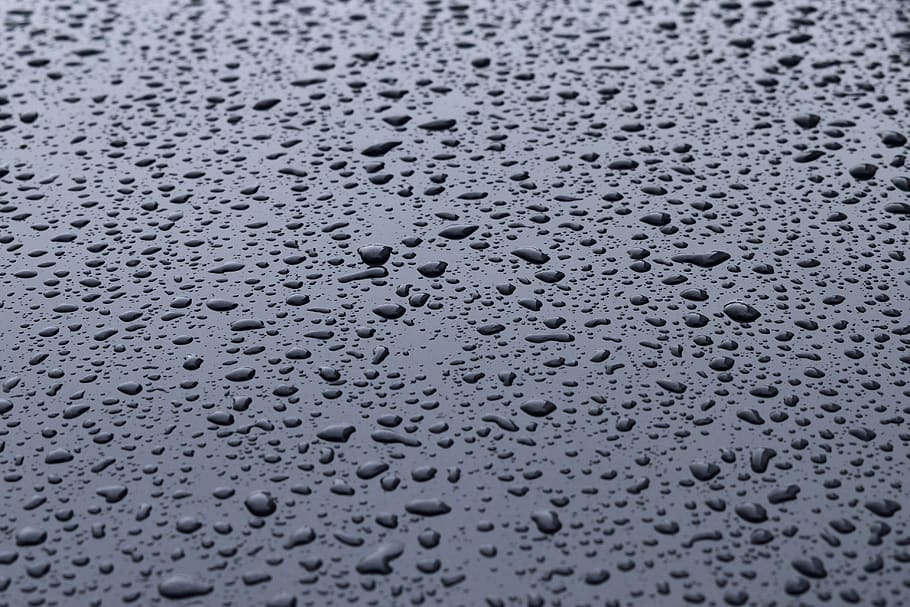
#> input picture sample-wallpaper-abstract-structure.jpg, 910 x 607 px
$ jupyter execute Image_Bandpass_Filter.ipynb
#> lines starting #> are read from the running program, lines starting #| are printed output that depends on the picture
[cell 1]
from skimage import io
from skimage.filters import difference_of_gaussians, threshold_otsu
from skimage.draw import line
from matplotlib import pyplot as plt

# Loading an image file as gray scale
img = io.imread('sample-wallpaper-abstract-structure.jpg')[:,:,0]
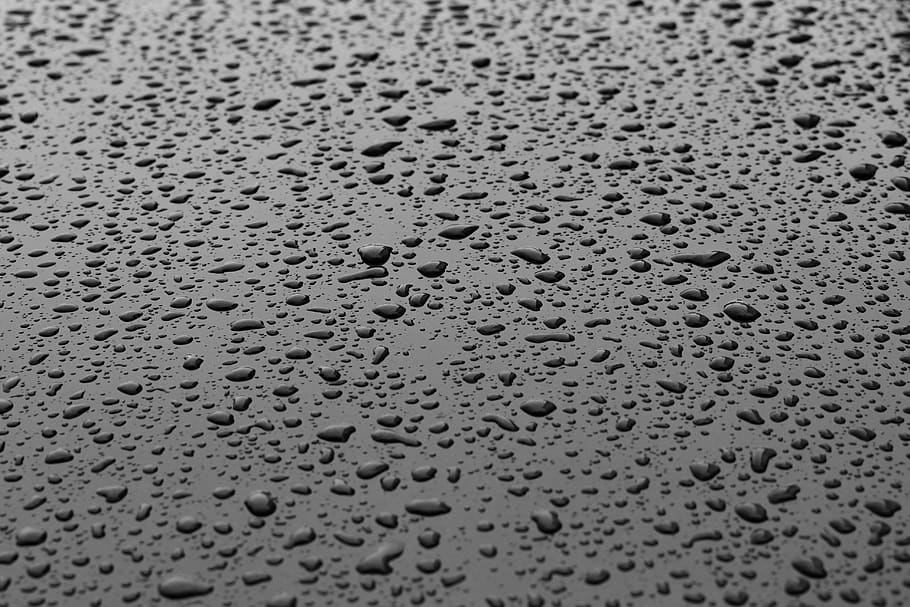
#> img: shape (607, 910); min 0, max 227, mean 116.3

# Display images w/ and w/o bandpass filtering
Fig, axes = plt.subplots(1, 2, figsize=(12,6))
ax = axes.ravel()
# Original image
ax[0].imshow(img, 'gray')
ax[0].set_title('Original Image')
ax[0].axis('off')

# Bandpass filtered image
bp_image = difference_of_gaussians(img, 1, 5)
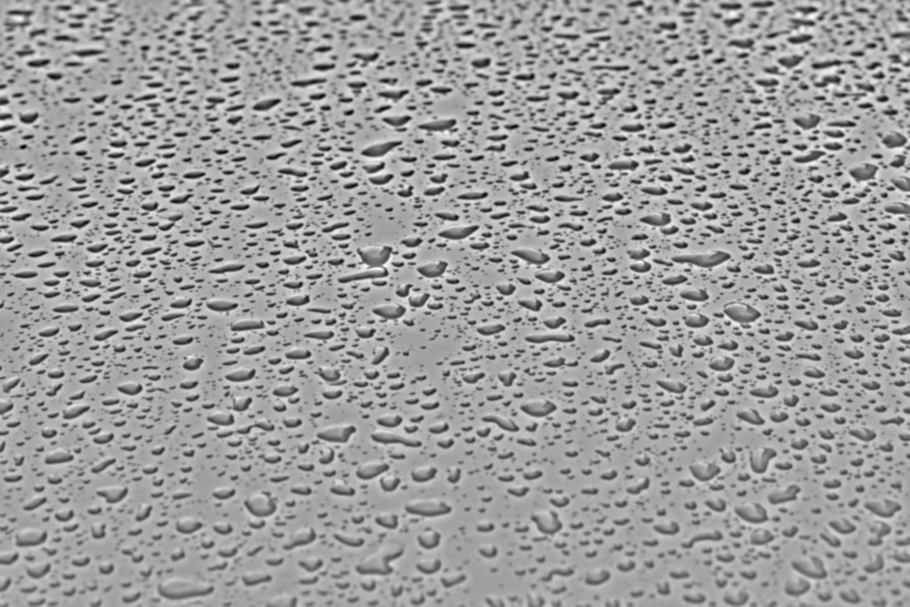
#> bp_image: shape (607, 910) float64; min -0.433, max 0.265, mean -1.52e-05; drawn with min black and max white
# Normalization
bp_image = 255 * (bp_image - bp_image.min()) / (bp_image.max() - bp_image.min())
ax[1].imshow(bp_image, 'gray')
ax[1].set_title('Bandpass Filtering Image')
ax[1].axis('off')

plt.show()
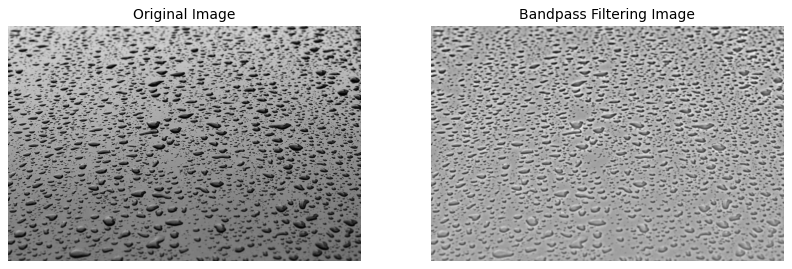
#> figure drawn by matplotlib, 2 panels

[cell 2]
# Function for drawing a diagonal
def draw_diaglonal(img, rr, cc):
    img_c = img.copy()
    img_c[rr,cc] = 0
    return img_c

# Coordinate of a diagonal
rr, cc = line(100,150,500,800)

Fig, axes = plt.subplots(2, 2, figsize=(12,8))
ax = axes.ravel()

# Show images with diagonals
img_diag = draw_diaglonal(img, rr, cc)
ax[0].imshow(img_diag, 'gray')
ax[0].set_title('Before Bandpass Filtering')
bp_image_diag = draw_diaglonal(bp_image, rr, cc)
#> in draw_diaglonal (call 2), `img_c[rr,cc] = 0`:
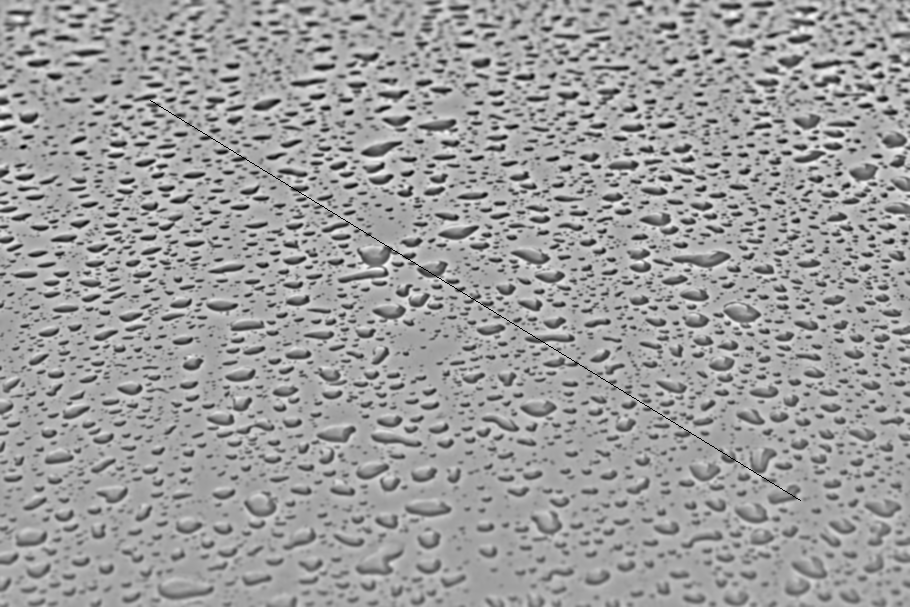
#> img_c: shape (607, 910) float64; min 0, max 255, mean 157.9
ax[1].imshow(bp_image_diag, 'gray')
ax[1].set_title('After Bandpass Filtering')

# Brightness distribution on a diagonal
ax[2].plot(img[rr,cc])
ax[2].set_ylim(0,255)
ax[2].set_ylabel('Gray Value')
ax[2].grid(linestyle='dotted')
ax[3].plot(bp_image[rr,cc])
ax[3].set_ylim(0,255)
ax[3].set_ylabel('Gray Value')
ax[3].grid(linestyle='dotted')

plt.show()
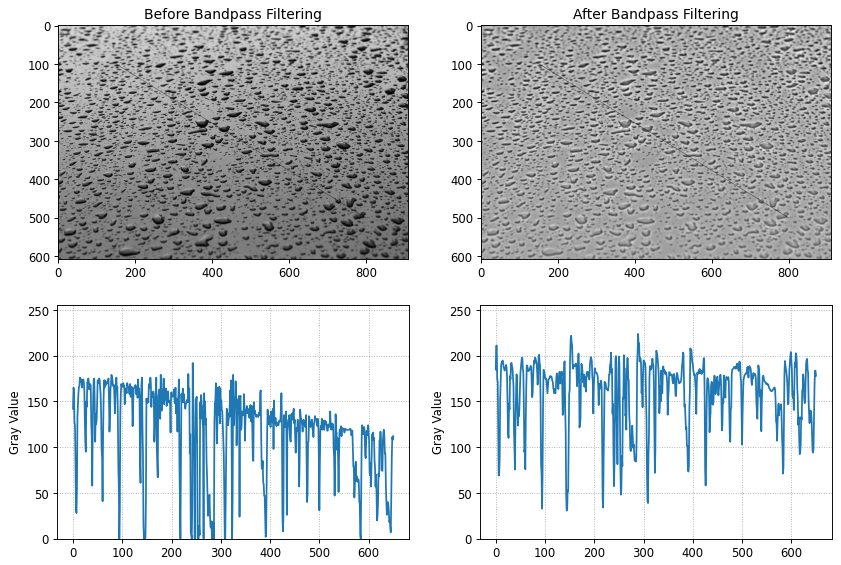
#> figure drawn by matplotlib, 4 panels; panel 3: curve peaks at x = 243, y = 192; panel 4: curve peaks at x = 289, y = 223.8

[cell 3]
# Display the binarized images
Fig, axes = plt.subplots(1, 3, figsize=(16,8))
ax = axes.ravel()

# Original image
ax[0].imshow(img, 'gray')
ax[0].axis('off')
ax[0].set_title('Original Image')

# Directly binarized image
thresh1 = threshold_otsu(img)
#> thresh1 = 92
ax[1].imshow(img > thresh1, 'gray')
ax[1].axis('off')
ax[1].set_title('Binary Image w/o Bandpass Filtering')

# Binarized image with bandpass filtering
thresh2 = threshold_otsu(bp_image)
#> thresh2 = 136
ax[2].imshow(bp_image > thresh2, 'gray')
ax[2].axis('off')
ax[2].set_title('Binary Image w/ Bandpass Filtering')

plt.show()
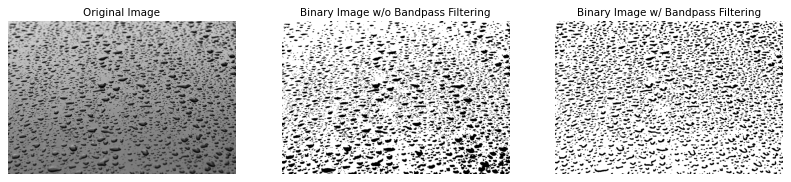
#> figure drawn by matplotlib, 3 panels
